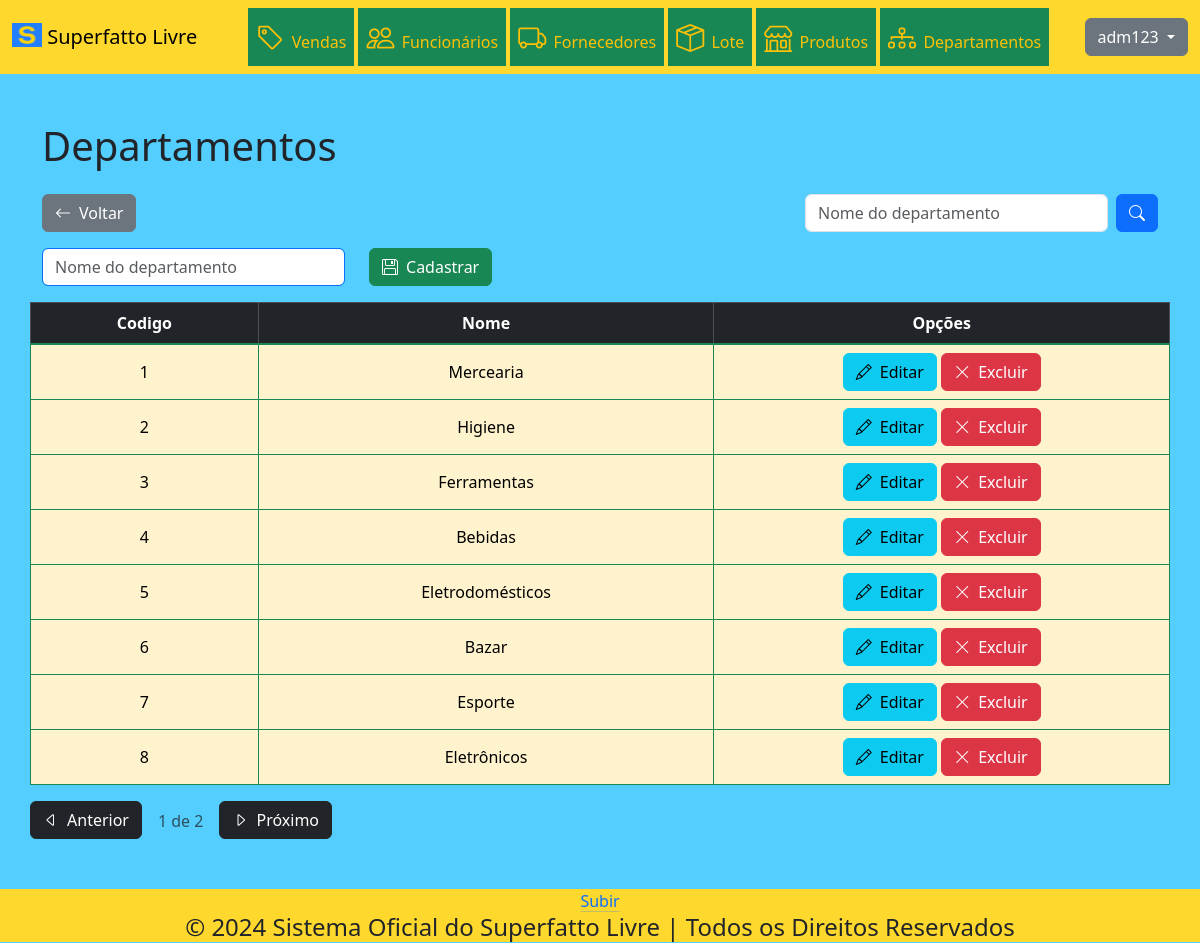
/departamento (signed in), run on the app's committed database.
### tables this page shows
CREATE TABLE IF NOT EXISTS `departamento` (
  `codigo` INT NOT NULL AUTO_INCREMENT,
  `nome` VARCHAR(45) NULL,
  PRIMARY KEY (`codigo`));

### App/Controller/BaseController.php (called while the page is built, shortened)
<?php
abstract class BaseController
{
    protected array $dados;
    public function __construct()
    {
        $this->dados = [];
    }
    public function renderizar(string $view)
    {
        $dados = $this->getDados();
        require_once PATH . '/App/View/layout/header.php';
        require_once PATH . '/App/View/layout/menu.php';
        require_once PATH . '/App/View/' . $view . '.php';
        require_once PATH . '/App/View/layout/footer.php';
    }
    public function getDados()
    {
        return $this->dados;
    }
    public function setDados($nomeChave, $valorDado)
    {
        if ($nomeChave != "" && $valorDado != "") {
            $this->dados[$nomeChave] = $valorDado;
        }
    }
}

### index.php (called while the page is built, shortened)
<?php
try
{
    $app = new App();
    $app->identificarController();
    $app->executarController();
} catch (Exception $excecao) {
    throw new Exception("Erro na execução do sistema", $excecao->getCode());
}

### App/Model/DAO/BaseDAO.php (called while the page is built, shortened)
<?php
abstract class BaseDAO
{
    private $conexao;
    public function __construct()
    {
        $this->conexao = Conexao::getConexao();
    }
    public function select($sql)
    {
        return $this->conexao->query($sql);
    }
}

### App/Lib/Conexao.php (called while the page is built, shortened)
<?php
class Conexao
{
    public static function getConexao()
    {
        $dsn = DB_DRIVER . ':host=' . DB_HOST . ';dbname=' . DB_NAME . ";";
        $conexao = new PDO($dsn , DB_USER, DB_PASSWORD);
        $conexao->setAttribute(PDO::ATTR_ERRMODE, PDO::ERRMODE_EXCEPTION);
        return $conexao;
    }
}

### App/Model/DAO/DepartamentoDAO.php (called while the page is built, shortened)
<?php
class DepartamentoDAO extends BaseDAO
{
    public function listarPaginacao($indice, $limitePorPagina, $busca = "")
    {
        try {
            $pdoStatement = $this->select("SELECT * FROM departamento
                WHERE nome LIKE '%$busca%' LIMIT $indice, $limitePorPagina");
            $pdoStatement->setFetchMode(PDO::FETCH_CLASS | PDO::FETCH_PROPS_LATE, "App\\Model\\Entidades\\Departamento");
            $departamentos = $pdoStatement->fetchAll();
            return $departamentos;
        }
        catch (Exception $excecao) {
            $erro = new Exception("Erro " . $excecao->getCode() . ". Erro no acesso aos dados");
            return $erro;
        }
    }
}

### App/Model/Entidades/Departamento.php (called while the page is built, shortened)
<?php
class Departamento
{
    private int $codigo;
    private string $nome;
    public function __construct(int $codigo = 0, string $nome = "")
    {
        $this->codigo = $codigo;
        $this->nome = $nome;
    }
    public function listarPaginacao($indice, $limitePorPagina, $busca = "")
    {
        $departamentoDAO = new DepartamentoDAO();
        $resultado = $departamentoDAO->listarPaginacao($indice, $limitePorPagina, $busca);
        return $resultado;
    }
    public function getCodigo() : int
    {
        return $this->codigo;
    }
    public function getNome() : string
    {
        return $this->nome;
    }
}

### App/View/departamento/index.php (the view, shortened to what this page needs)
<div class="container-sm my-5">
  <div class="row mb-3">
    <div class="col-auto">
      <h1>Departamentos</h1>
    </div>
  </div>
  <div class="row mb-3">
    <div class="col-auto">
      <a href="http://<?=APP_HOST?>/" class="btn btn-secondary">
        <i class="bi bi-arrow-left">&ensp;</i>Voltar
      </a>
    </div>
    <div class="col-auto mx-auto me-0">
      <form class="d-flex" method="GET" action="http://<?=APP_HOST?>/departamento">
        <input class="form-control me-2" type="search" size="25" id="busca" name="busca" placeholder="Nome do departamento">
        <button class="btn btn-primary" type="submit">
          <i class="bi bi-search"></i>
        </button>
      </form>
    </div>
  </div>
  <form action="http://<?=APP_HOST?>/departamento/cadastrar" method="POST" class="row mb-3 form-inline">
    <div class="col-auto">
      <input type="text" class="form-control border border-primary" size="25"
      id="nome" name="nome" placeholder="Nome do departamento" required>
    </div>
    <div class="col-auto">
      <button type="submit" class="btn btn-success">
        <i class="bi bi-floppy">&ensp;</i>Cadastrar
      </button>
    </div>
  </form>
  <?php if (isset($dados['departamentos']) && !empty($dados['departamentos'])) { ?>
    <div class="row">
      <div class="col table-responsive-md px-0">
        <table class="table table-bordered align-middle">
          <thead class="table-dark text-center">
            <tr>
              <th scope="col" style="width:10%;">Codigo</th>
              <th scope="col" style="width:20%;">Nome</th>
              <th scope="col" style="width:20%;">Opções</th>
            </tr>
          </thead>
          <tbody class="table-group-divider table-warning border-success text-center">
            <?php foreach ($dados['departamentos'] as $departamento) { ?>
              <tr>
                <td><?= $departamento->getCodigo() ?></td>
                <td><?= $departamento->getNome() ?></td>
                <td>
                  <a href="http://<?=APP_HOST?>/departamento/encaminharEdicao/<?= $departamento->getCodigo()?>"
                  class="btn btn-info editar">
                    <i class="bi bi-pencil">&ensp;</i>Editar
                  </a>
                  <a href="http://<?=APP_HOST?>/departamento/encaminharExclusao/<?= $departamento->getCodigo()?>"
                  class="btn btn-danger excluir">
                    <i class="bi bi-x-lg">&ensp;</i>Excluir
                  </a>
                </td>
              </tr>
            <?php } ?>
          </tbody>
        </table>
      </div>
    </div>
    <?= $dados['paginacao'] ?>
  <?php } else if (isset($dados['departamentos']) && empty($dados['departamentos'])) { ?>
    <div class="row">
      <div class="col alert alert-dark">
        <h2>Não há cadastros.</h2>
      </div>
    </div>
  <?php } ?>
</div>

### public/css/estilo.css (style rules this page uses)
body { background-color: #53ceff; }

### data on the page
departamento: codigo "1", nome "Mercearia"
departamento: codigo "2", nome "Higiene"
departamento: codigo "3", nome "Ferramentas"
departamento: codigo "4", nome "Bebidas"
departamento: codigo "5", nome "Eletrodomésticos"
departamento: codigo "6", nome "Bazar"
departamento: codigo "7", nome "Esporte"
departamento: codigo "8", nome "Eletrônicos"

### other printed values
$sessao::getNomeUsuario() "adm123"
$paginaSelecionada "1"
$totalPaginas "2"
